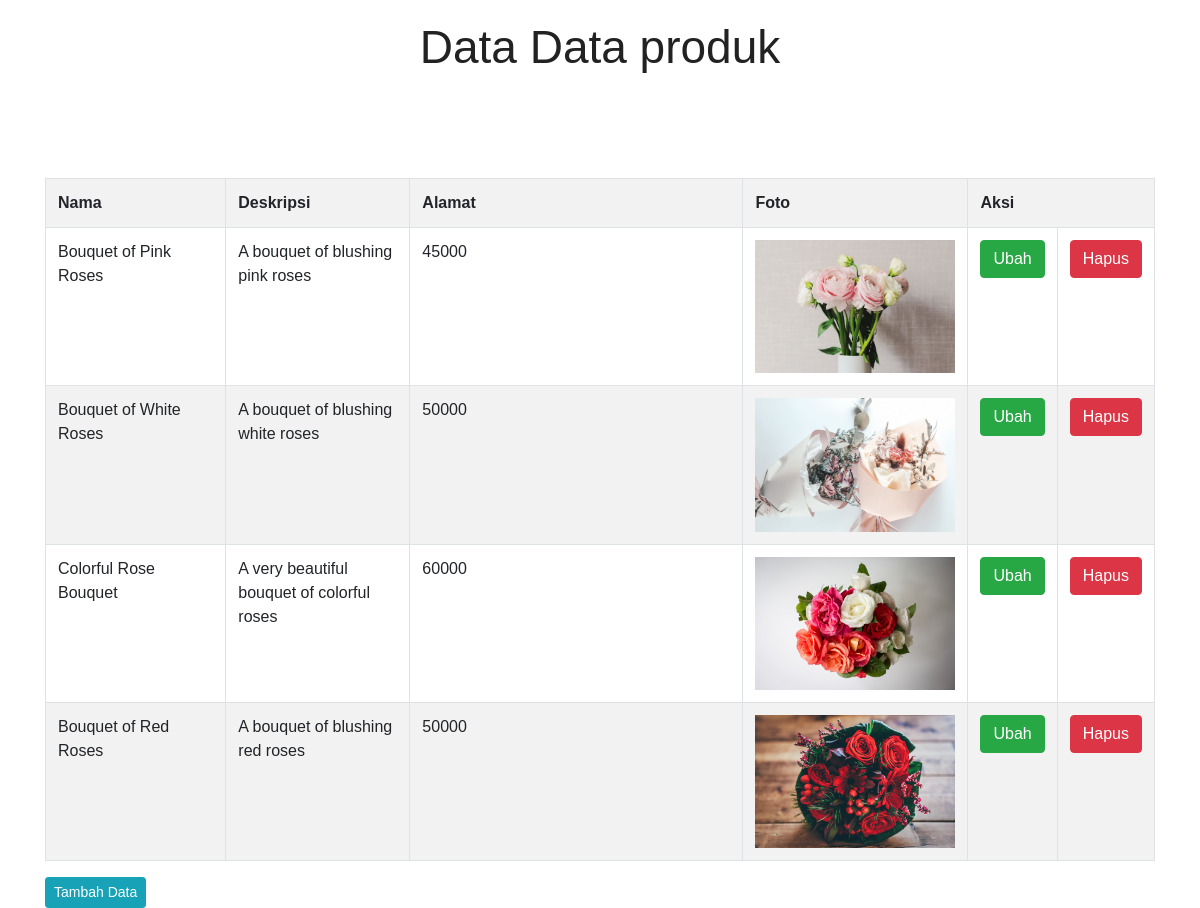
The app's page /admin.php (signed in) with its own data.
### tables this page shows
CREATE TABLE `produk` (
  `id_produk` int(11) NOT NULL,
  `nama_produk` varchar(100) NOT NULL,
  `deskripsi` text NOT NULL,
  `harga` int(11) NOT NULL,
  `foto_produk` varchar(255) NOT NULL
);

### admin.php (the view, shortened to what this page needs)
<?php include 'koneksi.php';
?>
<!DOCTYPE html>
<html>
<head>
	<link rel="stylesheet" href="https://maxcdn.bootstrapcdn.com/bootstrap/4.4.1/css/bootstrap.min.css">
	<link rel="stylesheet" href="style.css">
</head>
<body>
	<div class="container">
		<h2 style="text-align: center; margin-top: 20px;">Data Data produk</h2>
		<br>
		<br>
		<br>
		<br>
		<table class="table table-bordered table-striped ">
			<tr>
				<th width="20%">Nama</th>
				<th width="20%">Deskripsi</th>
				<th width="40%">Alamat</th>
				<th width="20%">Foto</th>
				<th width="20%" colspan="2">Aksi</th>
			</tr>
			<?php
			$data = mysqli_query($conn,"select * from produk");
			while($d = mysqli_fetch_array($data)){
				?>
				<tr>
					<td><?php echo $d['nama_produk']; ?></td>
					<td><?php echo $d['deskripsi']; ?></td>
					<td><?php echo $d['harga']; ?></td>
					<td><img src="gambar/<?php echo $d['foto_produk'] ?>" width="200" ></td>
					<td><a href="ubah_produk.php?id_produk=<?=$d['id_produk']?>" class="btn btn-success"> Ubah</a> </td>
					<td><a href="hapus.php?id_siswa=<?=$d['id_produk']?>" onclick="return confirm('Apakah anda yakin menghapus data ini?')" class="btn btn-danger">Hapus</a></td>
				</tr>
				<?php
			}
			?>
		</table>
		<div class="button">
		<a href="tambah_produk.php" target="_blank" class="btn btn-info btn-sm">Tambah Data</a>
	</div>
	</div>
</body>
</html>

### pelanggan/style.css (style rules this page uses)
* { margin: 0; padding: 0; box-sizing: border-box; font-family: "Spartan", sans-serif; }
h2 { font-size: 46px; line-height: 54px; color: #222; }
body { size-adjust: 60%; }

### records on screen
produk: nama_produk "Bouquet of Pink Roses", deskripsi "A bouquet of blushing pink roses", harga "45000", foto_produk (picture)
produk: nama_produk "Bouquet of White Roses", deskripsi "A bouquet of blushing white roses", harga "50000", foto_produk (picture)
produk: nama_produk "Colorful Rose Bouquet", deskripsi "A very beautiful bouquet of colorful roses", harga "60000", foto_produk (picture)
produk: nama_produk "Bouquet of Red Roses", deskripsi "A bouquet of blushing red roses", harga "50000", foto_produk (picture)
